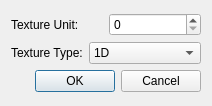
<?xml version="1.0" encoding="UTF-8"?>
<ui version="4.0">
 <class>AddTextureDialog</class>
 <widget class="QDialog" name="AddTextureDialog">
  <property name="geometry">
   <rect>
    <x>0</x>
    <y>0</y>
    <width>196</width>
    <height>106</height>
   </rect>
  </property>
  <property name="windowTitle">
   <string>Dialog</string>
  </property>
  <layout class="QVBoxLayout" name="verticalLayout_2">
   <item>
    <layout class="QVBoxLayout" name="verticalLayout">
     <item>
      <layout class="QHBoxLayout" name="horizontalLayout">
       <item>
        <widget class="QLabel" name="label">
         <property name="text">
          <string>Texture Unit:</string>
         </property>
        </widget>
       </item>
       <item>
        <widget class="QSpinBox" name="spinBox">
         <property name="maximum">
          <number>31</number>
         </property>
        </widget>
       </item>
      </layout>
     </item>
     <item>
      <layout class="QHBoxLayout" name="horizontalLayout_2">
       <item>
        <widget class="QLabel" name="label_2">
         <property name="text">
          <string>Texture Type:</string>
         </property>
        </widget>
       </item>
       <item>
        <widget class="QComboBox" name="comboBox">
         <item>
          <property name="text">
           <string>1D</string>
          </property>
         </item>
         <item>
          <property name="text">
           <string>2D</string>
          </property>
         </item>
         <item>
          <property name="text">
           <string>2DArray</string>
          </property>
         </item>
         <item>
          <property name="text">
           <string>2DMultisample</string>
          </property>
         </item>
         <item>
          <property name="text">
           <string>3D</string>
          </property>
         </item>
         <item>
          <property name="text">
           <string>CubeMap</string>
          </property>
         </item>
         <item>
          <property name="text">
           <string>Rectangle</string>
          </property>
         </item>
        </widget>
       </item>
      </layout>
     </item>
     <item>
      <widget class="QDialogButtonBox" name="buttonBox">
       <property name="orientation">
        <enum>Qt::Horizontal</enum>
       </property>
       <property name="standardButtons">
        <set>QDialogButtonBox::Cancel|QDialogButtonBox::Ok</set>
       </property>
      </widget>
     </item>
    </layout>
   </item>
  </layout>
 </widget>
 <resources/>
 <connections>
  <connection>
   <sender>buttonBox</sender>
   <signal>accepted()</signal>
   <receiver>AddTextureDialog</receiver>
   <slot>accept()</slot>
   <hints>
    <hint type="sourcelabel">
     <x>248</x>
     <y>254</y>
    </hint>
    <hint type="destinationlabel">
     <x>157</x>
     <y>274</y>
    </hint>
   </hints>
  </connection>
  <connection>
   <sender>buttonBox</sender>
   <signal>rejected()</signal>
   <receiver>AddTextureDialog</receiver>
   <slot>reject()</slot>
   <hints>
    <hint type="sourcelabel">
     <x>316</x>
     <y>260</y>
    </hint>
    <hint type="destinationlabel">
     <x>286</x>
     <y>274</y>
    </hint>
   </hints>
  </connection>
 </connections>
</ui>
